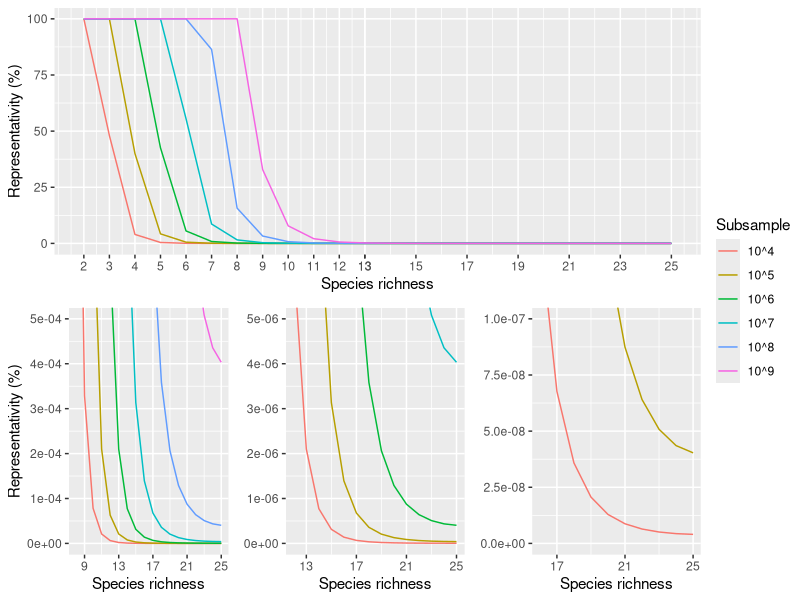
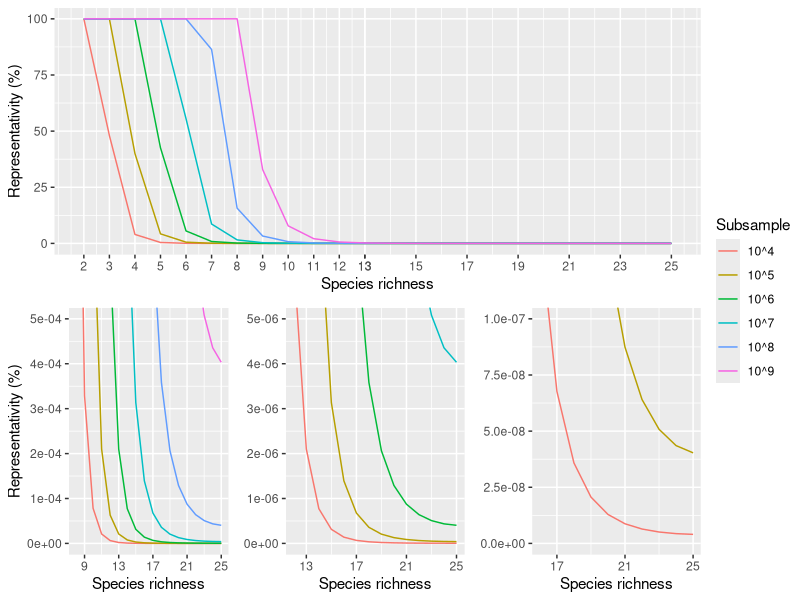

Write the R code that produced these figures, in order.
# representativity of the number of combinations selected

n_spp <- 51
div <- seq(from = 2, to = n_spp/2, by = 1)

combi <- NULL

for (i in 1:length(div)){
  combi <- c(combi, choose(n_spp, div[i]))
}

s_10_4 <- (10^4 / combi) * 100
n_subsample <- rep("10^4", length(s_10_4))
s_10_5 <- (10^5 / combi) * 100
n_subsample <- c(n_subsample, rep("10^5", length(s_10_4)))
s_10_6 <- (10^6 / combi) * 100
n_subsample <- c(n_subsample, rep("10^6", length(s_10_4)))
s_10_7 <- (10^7 / combi) * 100
n_subsample <- c(n_subsample, rep("10^7", length(s_10_4)))
s_10_8 <- (10^8 / combi) * 100
n_subsample <- c(n_subsample, rep("10^8", length(s_10_4)))
s_10_9 <- (10^9 / combi) * 100
n_subsample <- c(n_subsample, rep("10^9", length(s_10_4)))

per_s <- c(s_10_4, s_10_5, s_10_6, s_10_7, s_10_8, s_10_9)

repre <- data.frame("richness" = rep(div, 6), n_subsample, per_s)

for (j in 1:nrow(repre)){
  if (repre$per_s[j] > 100){
    repre$per_s[j] <- 100
  }
}

library(ggplot2)

full <- ggplot(data = repre, aes(x = richness, y = per_s, colour = n_subsample)) + geom_line() +
  scale_x_continuous(name = "Species richness", breaks = c(seq(2, 13, 1), seq(13, 25, 2))) +
  scale_y_continuous(name = "Representativity (%)") + labs(colour = "Subsample") + theme_grey()

limited1 <- ggplot(data = repre, aes(x = richness, y = per_s, colour = n_subsample)) + geom_line() +
  scale_x_continuous(name = "Species richness", breaks = seq(9, 25, 4)) +
  scale_y_continuous(name = "Representativity (%)") + labs(colour = "Subsample") + theme_grey() +
  coord_cartesian(xlim = c(8, 25), ylim = c(0, 0.0005)) + theme(legend.position = "none")

limited2 <- ggplot(data = repre, aes(x = richness, y = per_s, colour = n_subsample)) + geom_line() +
    scale_x_continuous(name = "Species richness", breaks = seq(13, 25, 4)) +
    scale_y_continuous(name = NULL) + labs(colour = "Subsample") + theme_grey() +
    coord_cartesian(xlim = c(12, 25), ylim = c(0, 0.000005)) + theme(legend.position = "none")

limited3 <- ggplot(data = repre, aes(x = richness, y = per_s, colour = n_subsample)) + geom_line() +
    scale_x_continuous(name = "Species richness", breaks = seq(17, 25, 4)) +
    scale_y_continuous(name = NULL) + labs(colour = "Subsample") + theme_grey() +
    coord_cartesian(xlim = c(16, 25), ylim = c(0, 0.0000001)) + theme(legend.position = "none")

library(ggpubr)

ggarrange(full, ggarrange(limited1, limited2, limited3, ncol = 3),
          ncol = 1, nrow = 2, common.legend = TRUE, legend = "right")
ggsave("figures/representativity.png", width = 6.5, height = 6.5, dpi = 320)



